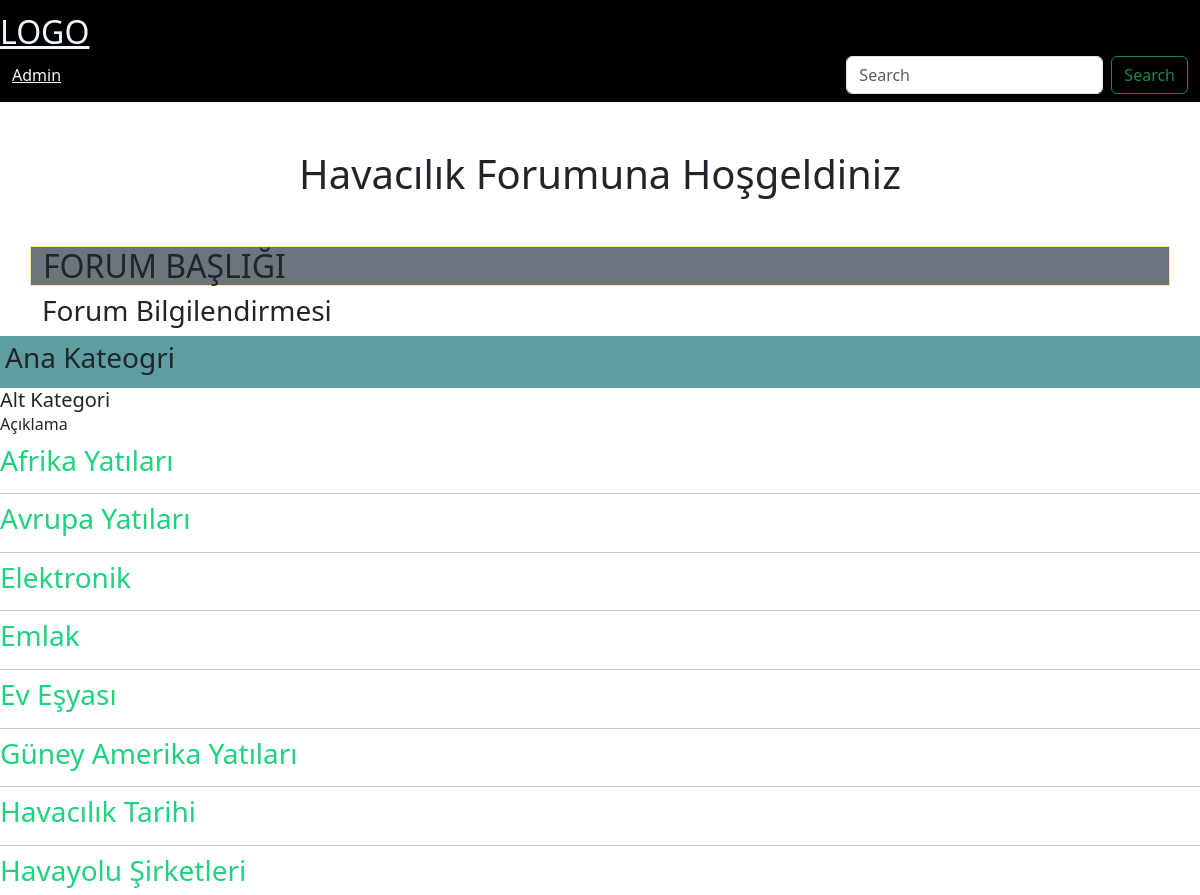
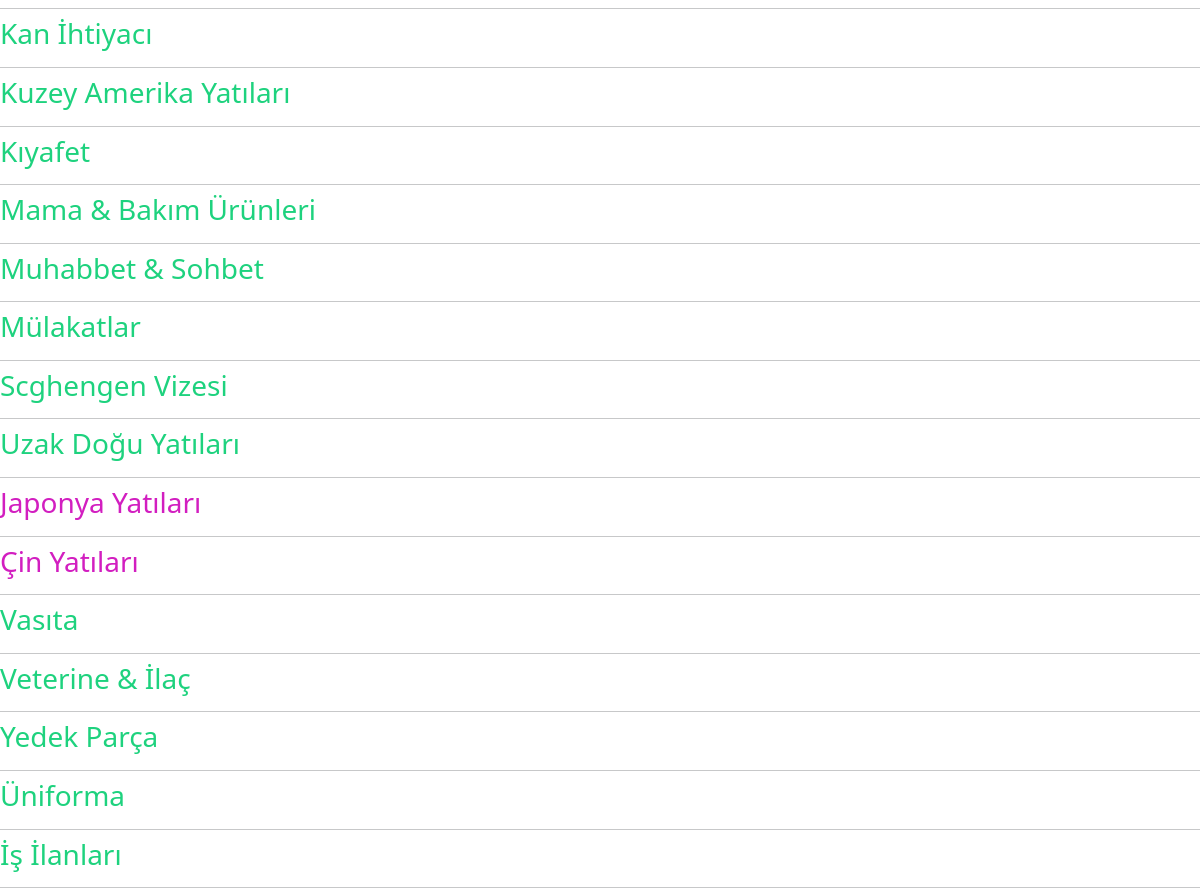
The app's page /forum/ with its own data (2 pictures, top to bottom).
### forum/models.py (models this page shows, shortened)
class Subcategory(models.Model):
    name = models.CharField(max_length = 50,verbose_name='Alt Kategori')
    slug = models.SlugField(null = True, blank = True, editable = False)
    kategori = models.ForeignKey(Category, on_delete = models.SET_NULL, null = True)
    created_at = models.DateTimeField(auto_now_add = True, null =True, verbose_name="Oluşturulma Tarihi")
    class Meta:
        verbose_name_plural = '02-Alt Kategoriler'
        verbose_name = 'Alt Kategori'
        ordering = ['name']

class Subjects(models.Model):
    name = models.CharField(max_length= 100,verbose_name='Konu')
    slug = models.SlugField(null = True, blank = True ,editable=False)
    altKategori = models.ForeignKey(Subcategory,on_delete = models.SET_NULL,null = True)
    created_at = models.DateTimeField(auto_now_add = True, null =True, verbose_name="Oluşturulma Tarihi")
    class Meta:
        verbose_name_plural= '03-Konu Başlıkları'
        verbose_name = 'Konu'
        ordering = ['name']

### forum/views.py (the view)
# urls.py: path('',include('forum.urls'))
def forum(request):
    mysubcategories= Subcategory.objects.all().order_by('name')
    subjects = Subjects.objects.all().order_by('name')
    print(Subcategory.slug)
    context ={
        'mysubcategories' : mysubcategories,
        'subjects' : subjects,
    }
    return render(request, 'forum1.html', context )

### templates/forum1.html (shortened to what this page needs)
<!DOCTYPE html>
<html lang="tr">
<head>
    <link href="https://cdn.jsdelivr.net/npm/bootstrap@5.3.3/dist/css/bootstrap.min.css" rel="stylesheet"
>
    <link rel="stylesheet" href="../static/css/style.css">
</head>
<body>
    {% include 'partials/_navbar.html' %}
    <div class="container mt-3">
        <h1 class="text-center mb-5 mt-5">Havacılık Forumuna Hoşgeldiniz</h1>
        <div class="row">
            <h2 class="border border-1 border-warning-subtle bg-secondary">FORUM BAŞLIĞI</h2>
            <h3 class="forum-text">Forum Bilgilendirmesi </h3>
        </div>
    </div>
    <div class="forum-con">
        <div class="forum-box1">
            <h3>Ana Kateogri</h3>
        </div>
        <div class="forum-box2">
            <h5>Alt Kategori</h5>
            <p>Açıklama</p>
        </div>
    </div>
    <div class="forum-con">
        {% for subcat in mysubcategories %}
        <h3 style="color: rgb(30, 210, 126);">{{subcat.name}}</h5>
        <hr class="mb-2">
        {% for subj in subcat.subjects_set.all %}
        <h3 style="color: rgb(210, 30, 192);">{{subj.name}}</h5>
        <hr class="mb-2">
        {% endfor %}
        {% endfor %}
    </div>
</body>
</html>

### static/css/style.css (style rules this page uses)
* { box-sizing: border-box; padding: 0; margin: 0; }
.forum-box1 { background-color: cadetblue; height: auto; padding: 5px; }
.forum-box2 h5 { margin: 0px 0px; }
.forum-box2 p { margin-bottom: 8px; }

### records on screen
Subcategory: name "Afrika Yatıları"
Subcategory: name "Avrupa Yatıları"
Subcategory: name "Elektronik"
Subcategory: name "Emlak"
Subcategory: name "Ev Eşyası"
Subcategory: name "Güney Amerika Yatıları"
Subcategory: name "Havacılık Tarihi"
Subcategory: name "Havayolu Şirketleri"
Subcategory: name "Kan İhtiyacı"
Subcategory: name "Kuzey Amerika Yatıları"
Subcategory: name "Kıyafet"
Subcategory: name "Mama & Bakım Ürünleri"
Subcategory: name "Muhabbet & Sohbet"
Subcategory: name "Mülakatlar"
Subcategory: name "Scghengen Vizesi"
Subcategory: name "Uzak Doğu Yatıları"
Subjects: name "Japonya Yatıları"
Subjects: name "Çin Yatıları"
Subcategory: name "Vasıta"
Subcategory: name "Veterine & İlaç"
Subcategory: name "Yedek Parça"
Subcategory: name "Üniforma"
Subcategory: name "İş İlanları"
